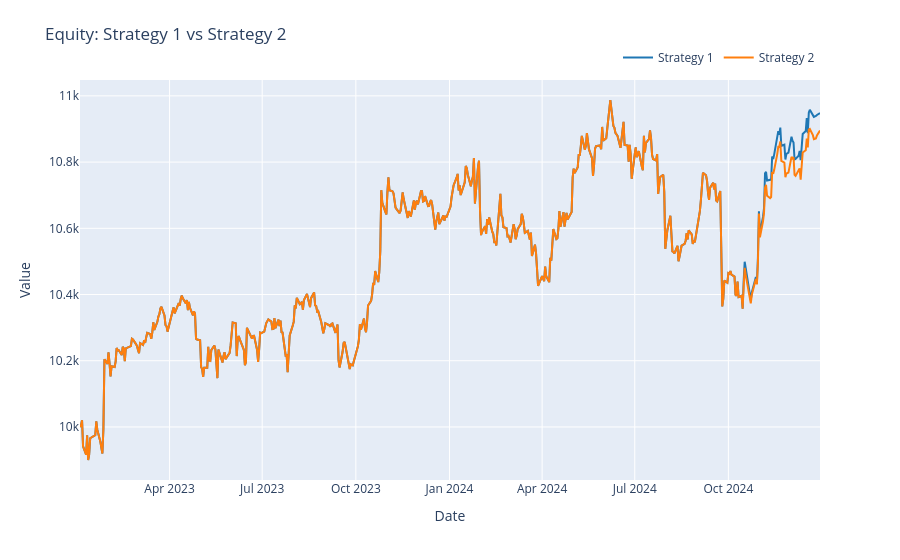

Write notebook code for a chart like this one.
### Code cell
plot_strategy_comparison_interactive(
    baseline_result, dynamic_result
)

### Figure 1 — Plotly figure (JSON) as saved in the notebook; plotly's stock layout.template omitted (floating-point values rounded to 4 significant figures; data arrays with more than 128 entries replaced by an {"elided": "..."} marker saying what was removed)
{"data": [{"hovertemplate": "Date: %{x|%Y-%m-%d}<br>Strategy 1: %{y:,.2f}<extra></extra>", "line": {"color": "#1f77b4", "width": 2}, "mode": "lines", "name": "Strategy 1", "type": "scatter", "x": {"elided": "501 str values"}, "y": {"elided": "501 float values"}}, {"hovertemplate": "Date: %{x|%Y-%m-%d}<br>Strategy 2: %{y:,.2f}<extra></extra>", "line": {"color": "#ff7f0e", "width": 2}, "mode": "lines", "name": "Strategy 2", "type": "scatter", "x": {"elided": "501 str values"}, "y": {"elided": "501 float values"}}], "layout": {"hovermode": "closest", "legend": {"orientation": "h", "x": 1, "xanchor": "right", "y": 1.02, "yanchor": "bottom"}, "margin": {"t": 80}, "title": {"text": "Equity: Strategy 1 vs Strategy 2"}, "xaxis": {"title": {"text": "Date"}}, "yaxis": {"title": {"text": "Value"}}}}
